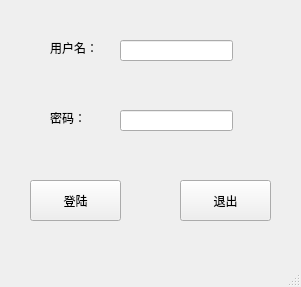
<?xml version="1.0" encoding="UTF-8"?>
<ui version="4.0">
 <class>Login</class>
 <widget class="QMainWindow" name="Login">
  <property name="geometry">
   <rect>
    <x>0</x>
    <y>0</y>
    <width>301</width>
    <height>287</height>
   </rect>
  </property>
  <property name="windowTitle">
   <string>Login</string>
  </property>
  <widget class="QWidget" name="centralwidget">
   <widget class="QPushButton" name="pushButton_login">
    <property name="geometry">
     <rect>
      <x>30</x>
      <y>180</y>
      <width>91</width>
      <height>41</height>
     </rect>
    </property>
    <property name="text">
     <string>登陆</string>
    </property>
   </widget>
   <widget class="QPushButton" name="pushButton_exit">
    <property name="geometry">
     <rect>
      <x>180</x>
      <y>180</y>
      <width>91</width>
      <height>41</height>
     </rect>
    </property>
    <property name="text">
     <string>退出</string>
    </property>
   </widget>
   <widget class="QLabel" name="label_account">
    <property name="geometry">
     <rect>
      <x>50</x>
      <y>40</y>
      <width>58</width>
      <height>16</height>
     </rect>
    </property>
    <property name="text">
     <string>用户名：</string>
    </property>
   </widget>
   <widget class="QLabel" name="label_pw">
    <property name="geometry">
     <rect>
      <x>50</x>
      <y>110</y>
      <width>58</width>
      <height>16</height>
     </rect>
    </property>
    <property name="text">
     <string>密码：</string>
    </property>
   </widget>
   <widget class="QLineEdit" name="lineEdit_account">
    <property name="geometry">
     <rect>
      <x>120</x>
      <y>40</y>
      <width>113</width>
      <height>21</height>
     </rect>
    </property>
   </widget>
   <widget class="QLineEdit" name="lineEdit_pw">
    <property name="geometry">
     <rect>
      <x>120</x>
      <y>110</y>
      <width>113</width>
      <height>21</height>
     </rect>
    </property>
   </widget>
  </widget>
  <widget class="QMenuBar" name="menubar">
   <property name="geometry">
    <rect>
     <x>0</x>
     <y>0</y>
     <width>301</width>
     <height>22</height>
    </rect>
   </property>
  </widget>
  <widget class="QStatusBar" name="statusbar"/>
 </widget>
 <resources/>
 <connections/>
</ui>
